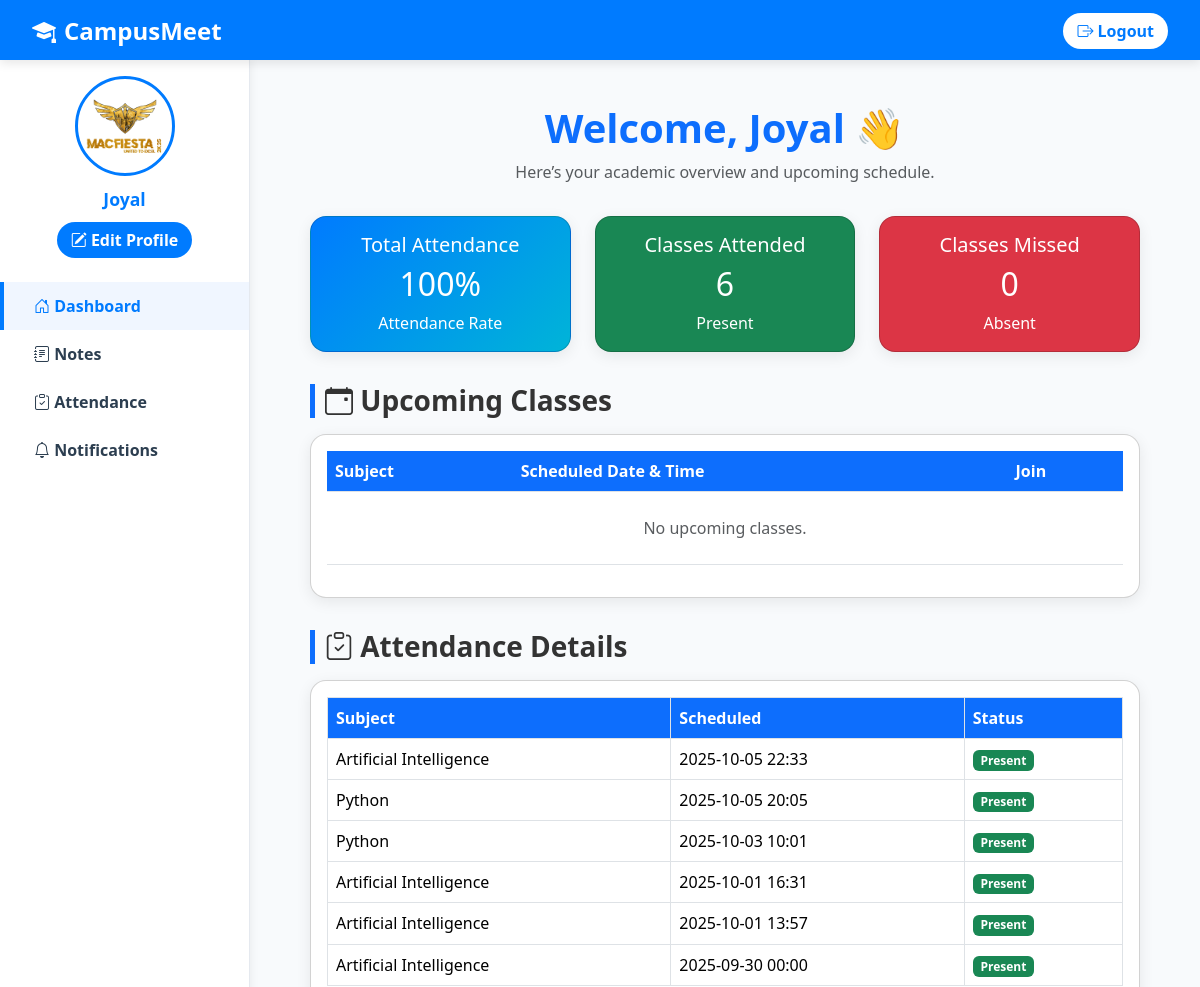
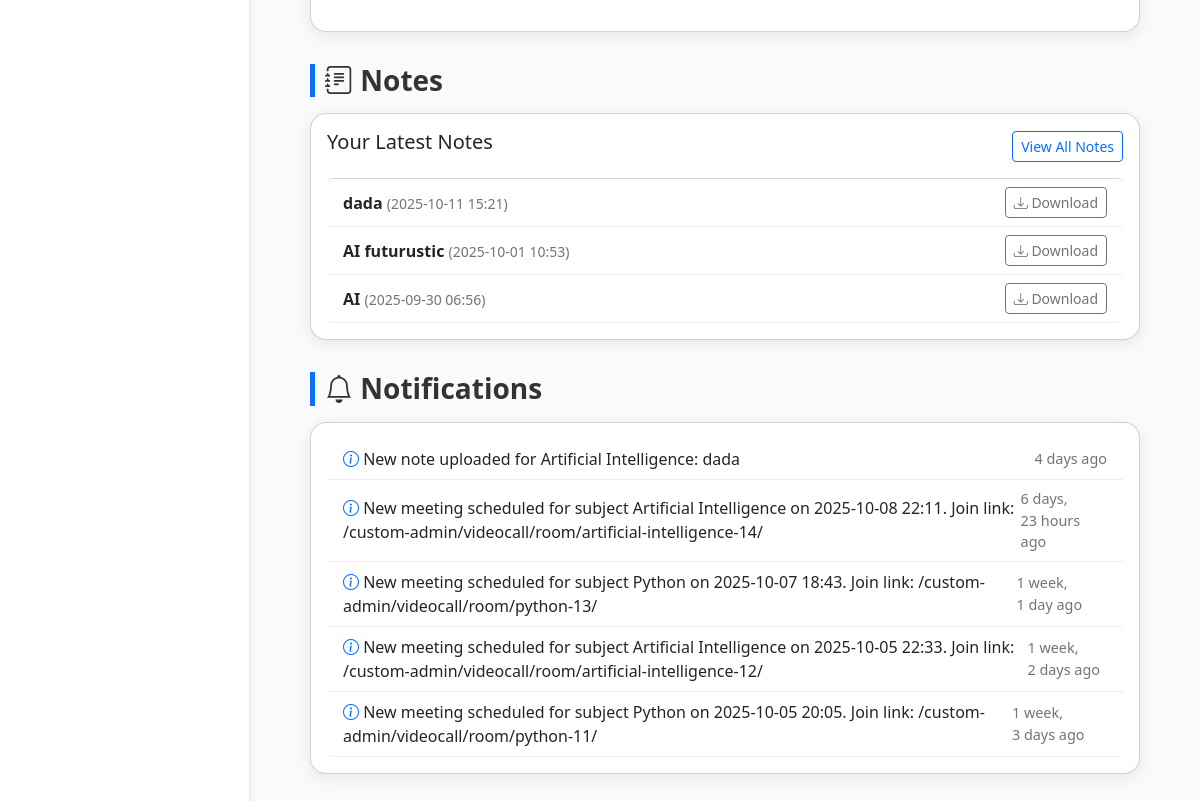
The page /student/dashboard/ (signed in) on the database as committed earlier (2 pictures, top to bottom).
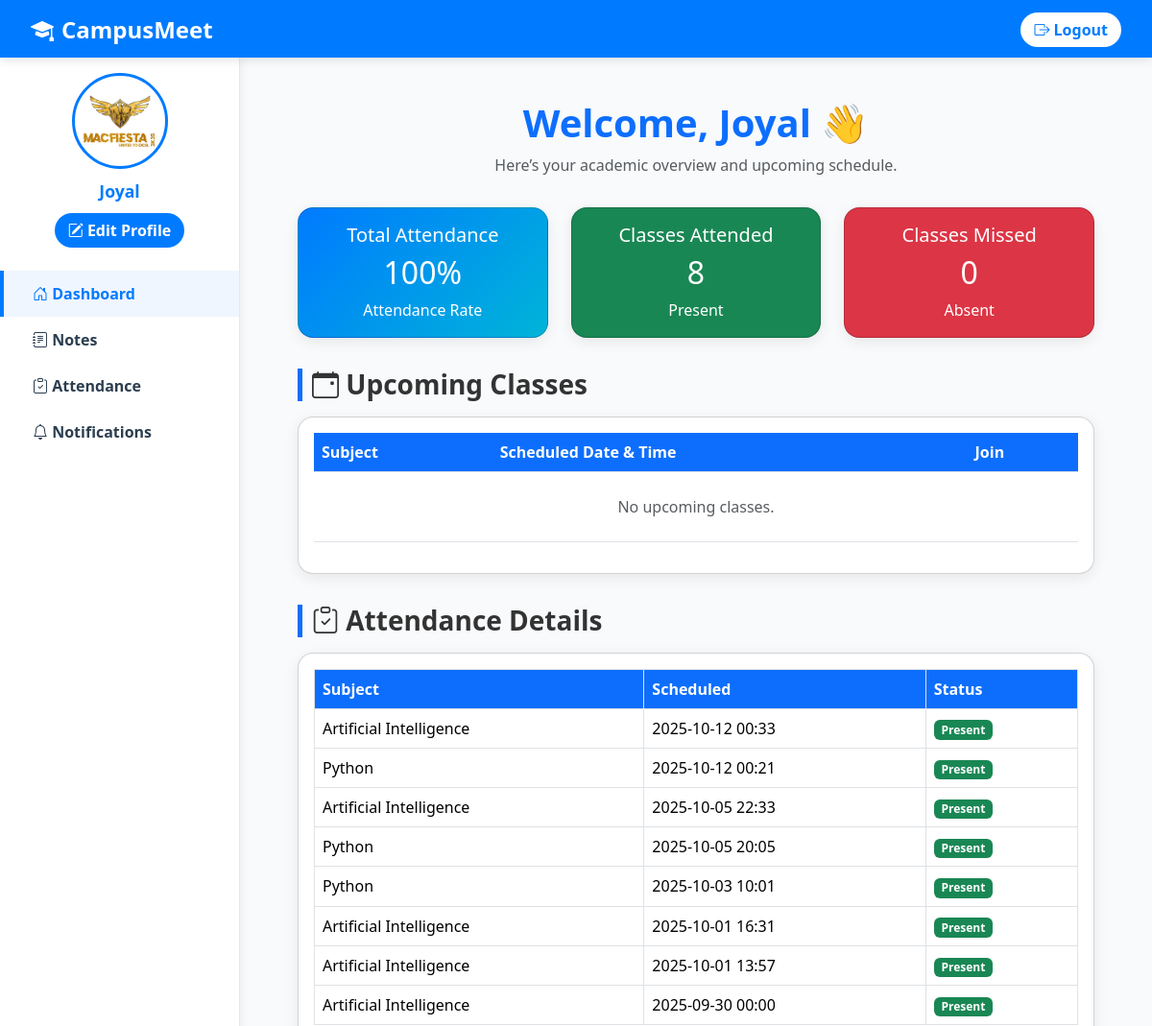
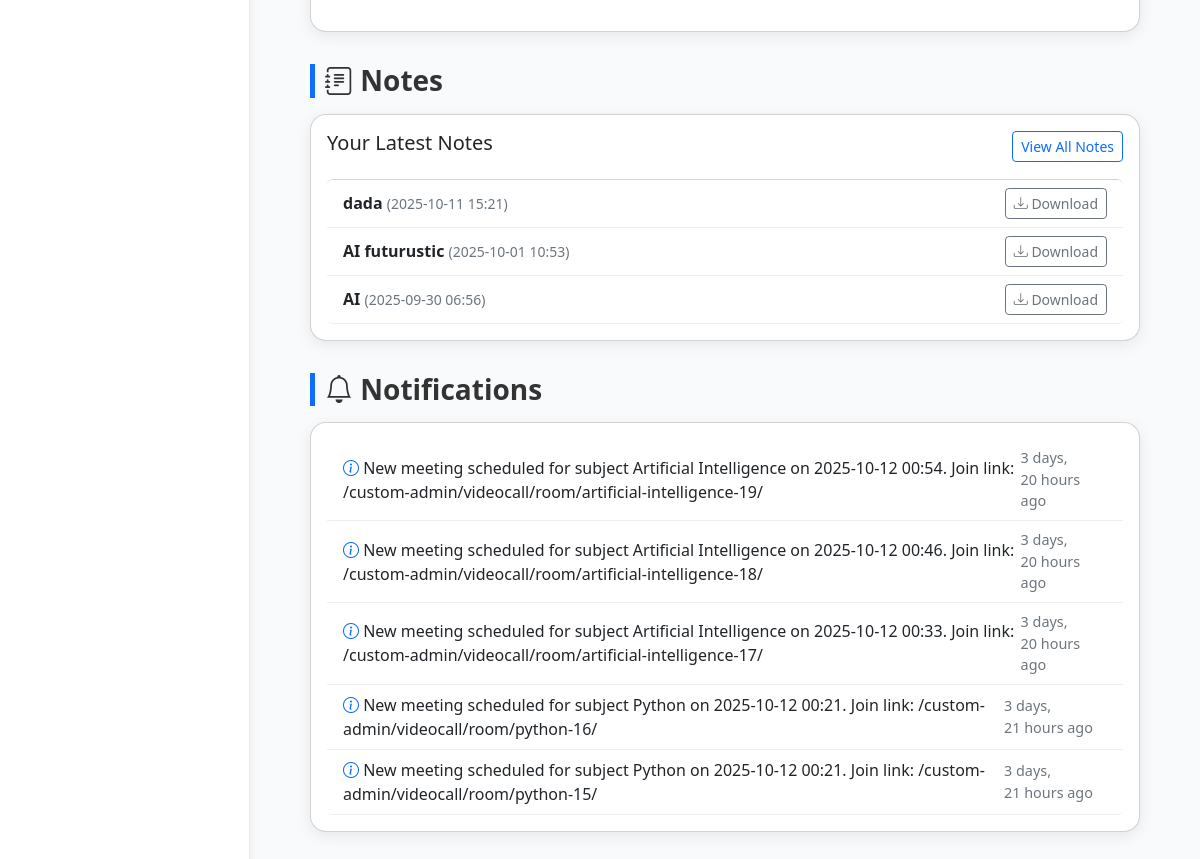
The same page on the database as committed later (2 pictures, top to bottom).
### main/models.py (models this page shows, shortened)
class Attendance(models.Model):
    meeting = models.ForeignKey(Meeting, on_delete=models.CASCADE)
    student = models.ForeignKey(User, on_delete=models.CASCADE, limit_choices_to={'userprofile__role': 'student'})
    join_time = models.DateTimeField(null=True, blank=True)
    leave_time = models.DateTimeField(null=True, blank=True)
    duration = models.DurationField(null=True, blank=True)
    present = models.BooleanField(default=False)  # Marked True if attendance criteria met

class Meeting(models.Model):
    subject = models.ForeignKey(Subject, on_delete=models.CASCADE)
    schedule_datetime = models.DateTimeField()
    meeting_link = models.URLField(blank=True, null=True)  # Placeholder for video call link
    video_room_link = models.CharField(max_length=255, blank=True, null=True)

class Subject(models.Model):
    name = models.CharField(max_length=100)
    department = models.ForeignKey(Department, on_delete=models.CASCADE)
    faculty = models.ForeignKey(User, on_delete=models.CASCADE, limit_choices_to={'userprofile__role': 'faculty'})

class Note(models.Model):
    subject = models.ForeignKey(Subject, on_delete=models.CASCADE)
    title = models.CharField(max_length=200)
    content = models.TextField(blank=True, null=True)
    file = models.FileField(upload_to='notes/', blank=True, null=True)  # For attachments
    created_at = models.DateTimeField(auto_now_add=True)

class Notification(models.Model):
    recipient = models.ForeignKey(User, on_delete=models.CASCADE)
    message = models.TextField()
    created_at = models.DateTimeField(default=timezone.now)
    read = models.BooleanField(default=False)

### main/views.py (the view)
# urls.py: path('student/dashboard/', views.student_dashboard, name='student_dashboard'),
def student_dashboard(request):
    user = request.user
    department = user.userprofile.department
    upcoming_meetings = Meeting.objects.filter(
        subject__department=department,
        schedule_datetime__gte=timezone.now()
    ).order_by('schedule_datetime')
    attendances = Attendance.objects.filter(student=user).order_by('-meeting__schedule_datetime')
    total_attendance_records = attendances.count()
    present_count = attendances.filter(present=True).count()
    absent_count = attendances.filter(present=False).count()
    total_attendance = int((present_count / total_attendance_records) * 100) if total_attendance_records > 0 else 0
    notes = Note.objects.filter(subject__department=department).order_by('-created_at')[:5]
    notifications = Notification.objects.filter(recipient=user).order_by('-created_at')[:5]
    context = {
        'upcoming_meetings': upcoming_meetings,
        'attendances': attendances,
        'notes': notes,
        'notifications': notifications,
        'total_attendance': total_attendance,
        'present_count': present_count,
        'absent_count': absent_count,
    }
    return render(request, 'main/student_dashboard.html', context)

### main/templates/main/student_dashboard.html (shortened to what the changed rows need)
{% extends "main/base.html" %}
{% load static %}
{% block content %}
<link href="https://cdn.jsdelivr.net/npm/bootstrap@5.3.3/dist/css/bootstrap.min.css" rel="stylesheet">
<link href="https://cdn.jsdelivr.net/npm/bootstrap-icons@1.11.3/font/bootstrap-icons.css" rel="stylesheet">
<div class="container py-4">
  <div class="dashboard-header">
    <h1>Welcome, {{ request.user.username }} 👋</h1>
  </div>
  <div class="row g-4">
    <div class="col-md-4">
      <div class="card attendance-card p-3 text-center">
        <h2>{{ total_attendance }}%</h2>
      </div>
    </div>
    <div class="col-md-4">
      <div class="card bg-success text-white p-3 text-center">
        <h5>Classes Attended</h5>
        <h2>{{ present_count }}</h2>
        <p class="mb-0">Present</p>
      </div>
    </div>
    <div class="col-md-4">
      <div class="card bg-danger text-white p-3 text-center">
        <h2>{{ absent_count }}</h2>
      </div>
    </div>
  </div>
  <div class="card p-3">
    <div class="table-responsive">
      <table class="table table-hover align-middle">
        <thead>
          <tr>
            <th>Subject</th>
            <th>Scheduled Date & Time</th>
            <th>Join</th>
          </tr>
        </thead>
      </table>
    </div>
  </div>
  <div class="card p-3">
    <div class="table-responsive">
      <table class="table table-bordered align-middle">
        <thead>
          <tr>
            <th>Subject</th>
            <th>Scheduled</th>
            <th>Status</th>
          </tr>
        </thead>
        <tbody>
          {% for attendance in attendances %}
          <tr>
            <td>{{ attendance.meeting.subject.name }}</td>
            <td>{{ attendance.meeting.schedule_datetime|date:"Y-m-d H:i" }}</td>
            <td>
              {% if attendance.present %}
                <span class="badge bg-success">Present</span>
              {% else %}
                <span class="badge bg-danger">Absent</span>
              {% endif %}
            </td>
          </tr>
          {% empty %}
          <tr><td colspan="3" class="text-center text-muted py-4">No attendance records.</td></tr>
          {% endfor %}
        </tbody>
      </table>
    </div>
  </div>
  <div class="card p-3">
    <ul class="list-group">
      {% for note in notes %}
      <li class="list-group-item note-item">
        <div>
          <strong>{{ note.title }}</strong>
          <small>({{ note.created_at|date:"Y-m-d H:i" }})</small>
        </div>
        {% if note.file %}
        <a href="{{ note.file.url }}" class="btn btn-sm btn-outline-secondary" download>
          <i class="bi bi-download"></i> Download
        </a>
        {% endif %}
      </li>
      {% empty %}
      <li class="list-group-item text-center text-muted">No notes available.</li>
      {% endfor %}
    </ul>
  </div>
  <div class="card p-3">
    <ul class="list-group">
      {% for notification in notifications %}
      <li class="list-group-item d-flex justify-content-between align-items-center">
        <span><i class="bi bi-info-circle text-primary"></i> {{ notification.message }}</span>
        <small class="timestamp">{{ notification.created_at|timesince }} ago</small>
      </li>
      {% empty %}
      <li class="list-group-item text-center text-muted">No new notifications.</li>
      {% endfor %}
    </ul>
  </div>
</div>
{% endblock %}

Rows that differ between the two databases and show on the page:
no longer on this page (row unchanged): Notification: message "New note uploaded for Artificial Intelligence: dada", created_at "4 days"
no longer on this page (row unchanged): Notification: message "New meeting scheduled for subject Artificial Intelligence on 2025-10-08 22:11. Join link: /custom-admin/videocall/room/artificial-intelligence-14/", created_at "6 days, 23 hours"
no longer on this page (row unchanged): Notification: message "New meeting scheduled for subject Python on 2025-10-07 18:43. Join link: /custom-admin/videocall/room/python-13/", created_at "1 week, 1 day"
no longer on this page (row unchanged): Notification: message "New meeting scheduled for subject Artificial Intelligence on 2025-10-05 22:33. Join link: /custom-admin/videocall/room/artificial-intelligence-12/", created_at "1 week, 2 days"
no longer on this page (row unchanged): Notification: message "New meeting scheduled for subject Python on 2025-10-05 20:05. Join link: /custom-admin/videocall/room/python-11/", created_at "1 week, 3 days"
added Attendance: meeting.subject.name "Artificial Intelligence", meeting.schedule_datetime "2025-10-12 00:33", present "Present"
added Attendance: meeting.subject.name "Python", meeting.schedule_datetime "2025-10-12 00:21", present "Present"
added Notification: message "New meeting scheduled for subject Artificial Intelligence on 2025-10-12 00:54. Join link: /custom-admin/videocall/room/artificial-intelligence-19/", created_at "3 days, 20 hours"
added Notification: message "New meeting scheduled for subject Artificial Intelligence on 2025-10-12 00:46. Join link: /custom-admin/videocall/room/artificial-intelligence-18/", created_at "3 days, 20 hours"
added Notification: message "New meeting scheduled for subject Artificial Intelligence on 2025-10-12 00:33. Join link: /custom-admin/videocall/room/artificial-intelligence-17/", created_at "3 days, 20 hours"
added Notification: message "New meeting scheduled for subject Python on 2025-10-12 00:21. Join link: /custom-admin/videocall/room/python-16/", created_at "3 days, 21 hours"
added Notification: message "New meeting scheduled for subject Python on 2025-10-12 00:21. Join link: /custom-admin/videocall/room/python-15/", created_at "3 days, 21 hours"
Other text that changed with them:
{{ present_count }}: "6" → "8"
